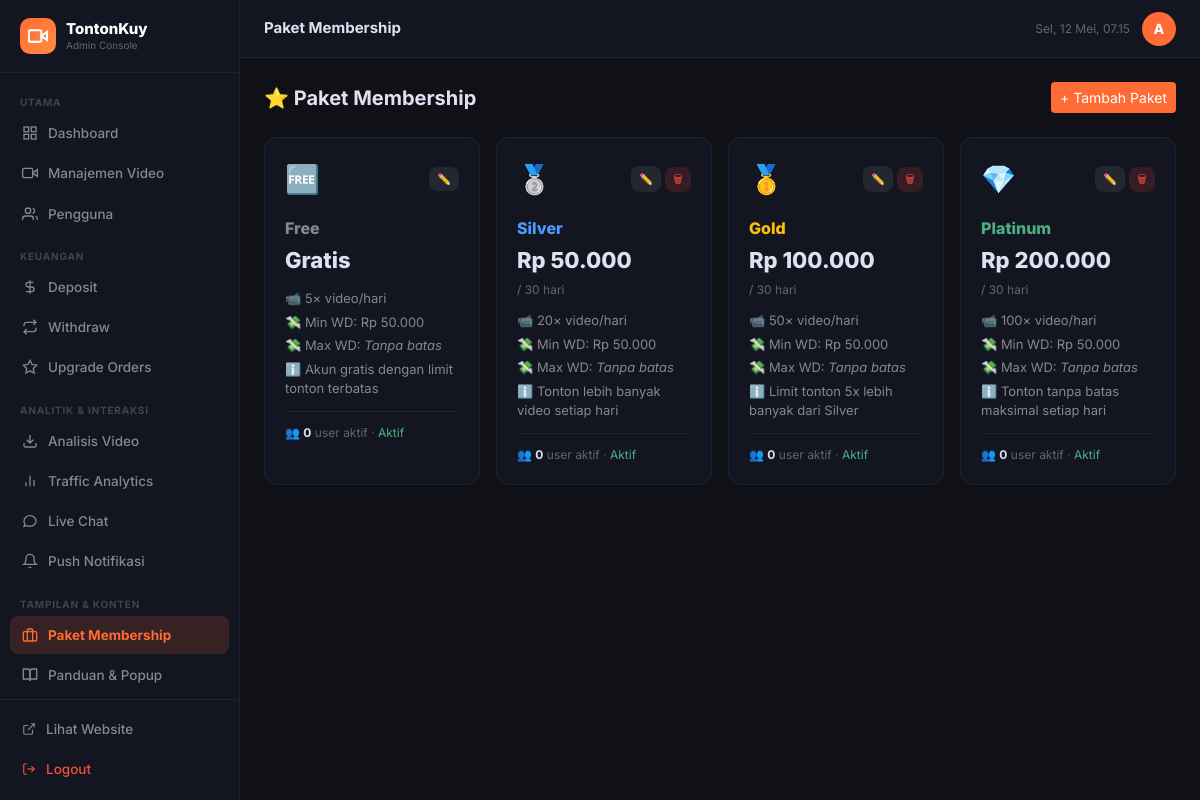
The app's page /console/memberships.php (signed in) with its own data.
### tables this page shows
CREATE TABLE IF NOT EXISTS `memberships` (
  `id`              INT UNSIGNED AUTO_INCREMENT PRIMARY KEY,
  `name`            VARCHAR(100) NOT NULL,
  `price`           DECIMAL(15,2) NOT NULL DEFAULT 0.00,
  `watch_limit`     INT NOT NULL DEFAULT 10 COMMENT 'Jumlah video per hari',
  `duration_days`   INT NOT NULL DEFAULT 30,
  `description`     TEXT DEFAULT NULL,
  `is_active`       TINYINT(1) NOT NULL DEFAULT 1,
  `sort_order`      INT NOT NULL DEFAULT 0,
  `min_wd`          DECIMAL(15,2) NOT NULL DEFAULT 50000.00,
  `max_wd`          DECIMAL(15,2) NOT NULL DEFAULT 0.00,
  `created_at`      DATETIME NOT NULL DEFAULT CURRENT_TIMESTAMP
);

### bootstrap.php (called while the page is built, shortened)
<?php
function format_rp(float $amount): string {
    return 'Rp ' . number_format($amount, 0, ',', '.');
}

### console/memberships.php (the view, shortened to what this page needs)
<?php
require_once __DIR__ . '/auth.php';
$plans = $pdo->query("SELECT * FROM memberships ORDER BY sort_order ASC, price ASC")->fetchAll();
$pageTitle  = 'Paket Membership';
$activePage = 'memberships';
require __DIR__ . '/partials/header.php';
?>
<div class="d-flex align-items-center justify-content-between mb-4">
  <div><h5 class="mb-0 fw-bold">⭐ Paket Membership</h5></div>
  <button class="btn btn-sm text-white" style="background:var(--brand)" data-bs-toggle="modal" data-bs-target="#addPlanModal">+ Tambah Paket</button>
</div>
<div class="row g-3">
  <?php foreach ($plans as $p):
    $colors = ['#888','#4E9BFF','#FFC107','#4CAF82'];
    $icons  = ['🆓','🥈','🥇','💎'];
    $color  = $colors[min($p['sort_order'], 3)];
    $icon   = $icons[min($p['sort_order'], 3)];
    $activeUsers = $pdo->prepare("SELECT COUNT(*) FROM users WHERE membership_id=? AND membership_expires_at>NOW()");
    $activeUsers->execute([$p['id']]); $activeUsers = $activeUsers->fetchColumn();
  ?>
  <div class="col-md-6 col-xl-3">
    <div class="c-card h-100">
      <div class="c-card-body">
        <div class="d-flex align-items-center justify-content-between mb-3">
          <div style="font-size:28px"><?= $icon ?></div>
          <div class="d-flex gap-1">
            <button class="btn btn-sm b-neutral" style="border:none;border-radius:8px;font-size:11px" onclick='editPlan(<?= json_encode($p) ?>)'>✏️</button>
            <?php if ((float)$p['price'] > 0): ?>
            <form method="POST" class="d-inline" onsubmit="return confirm('Hapus paket ini?')">
              <button class="btn btn-sm b-danger" style="border:none;border-radius:8px;font-size:11px">🗑</button>
            </form>
            <?php endif; ?>
          </div>
        </div>
        <div style="font-size:16px;font-weight:800;color:<?= $color ?>"><?= htmlspecialchars($p['name']) ?></div>
        <div style="font-size:22px;font-weight:800;margin:4px 0"><?= (float)$p['price']===0.0?'Gratis':format_rp((float)$p['price']) ?></div>
        <div style="font-size:12px;color:#666;margin-bottom:12px"><?= (float)$p['price']>0?'/ '.$p['duration_days'].' hari':'' ?></div>
        <div style="font-size:13px;color:#888;display:flex;flex-direction:column;gap:4px">
          <div>📹 <?= $p['watch_limit'] ?>× video/hari</div>
          <div>💸 Min WD: <?= format_rp((float)$p['min_wd']) ?></div>
          <div>💸 Max WD: <?= (float)$p['max_wd']>0 ? format_rp((float)$p['max_wd']) : '<i>Tanpa batas</i>' ?></div>
          <?php if ($p['description']): ?><div>ℹ️ <?= htmlspecialchars($p['description']) ?></div><?php endif; ?>
        </div>
        <div style="margin-top:12px;padding-top:12px;border-top:1px solid #1f2235;font-size:12px;color:#666">
          👥 <strong style="color:#e0e0f0"><?= $activeUsers ?></strong> user aktif
          · <?= $p['is_active']?'<span style="color:#4CAF82">Aktif</span>':'<span style="color:#F44E3B">Nonaktif</span>' ?>
        </div>
      </div>
    </div>
  </div>
  <?php endforeach; ?>
</div>
<?php require __DIR__ . '/partials/footer.php'; ?>

### console/partials/header.php (shortened to what this page needs)
<?php
$pageTitle  = $pageTitle  ?? 'Console';
$activePage = $activePage ?? '';
$admin      = $_SESSION['admin'] ?? ['username'=>'Admin'];
?>
<!DOCTYPE html>
<html lang="id" data-bs-theme="dark">
<head>
<link rel="stylesheet" href="https://cdn.jsdelivr.net/npm/bootstrap@5.3.0/dist/css/bootstrap.min.css">
<link href="https://cdn.datatables.net/1.13.6/css/dataTables.bootstrap5.min.css" rel="stylesheet">
</head>
<body>
<aside class="c-sidebar" id="sidebar">
  <div class="c-sidebar__logo">
    <div class="c-sidebar__icon">
      <svg width="20" height="20" fill="none" viewBox="0 0 24 24" stroke="#fff" stroke-width="2.5"><polygon points="23 7 16 12 23 17 23 7"/><rect x="1" y="5" width="15" height="14" rx="2"/></svg>
    </div>
    <div>
      <div class="c-sidebar__brand">TontonKuy</div>
      <div class="c-sidebar__sub">Admin Console</div>
    </div>
  </div>
  <nav class="c-sidebar__nav">
    <div class="c-sidebar__label">Utama</div>
    <a href="/console/" class="c-nav-link <?= $activePage==='dashboard'?'active':'' ?>">
      <svg width="16" height="16" fill="none" viewBox="0 0 24 24" stroke="currentColor" stroke-width="2"><rect x="3" y="3" width="7" height="7"/><rect x="14" y="3" width="7" height="7"/><rect x="3" y="14" width="7" height="7"/><rect x="14" y="14" width="7" height="7"/></svg>
      Dashboard
    </a>
    <a href="/console/videos.php" class="c-nav-link <?= $activePage==='videos'?'active':'' ?>">
      <svg width="16" height="16" fill="none" viewBox="0 0 24 24" stroke="currentColor" stroke-width="2"><polygon points="23 7 16 12 23 17 23 7"/><rect x="1" y="5" width="15" height="14" rx="2"/></svg>
      Manajemen Video
    </a>
    <a href="/console/users.php" class="c-nav-link <?= $activePage==='users'?'active':'' ?>">
      <svg width="16" height="16" fill="none" viewBox="0 0 24 24" stroke="currentColor" stroke-width="2"><path d="M17 21v-2a4 4 0 00-4-4H5a4 4 0 00-4 4v2"/><circle cx="9" cy="7" r="4"/><path d="M23 21v-2a4 4 0 00-3-3.87M16 3.13a4 4 0 010 7.75"/></svg>
      Pengguna
    </a>
    <div class="c-sidebar__label" style="margin-top:6px">Keuangan</div>
    <a href="/console/deposits.php" class="c-nav-link <?= $activePage==='deposits'?'active':'' ?>">
      <svg width="16" height="16" fill="none" viewBox="0 0 24 24" stroke="currentColor" stroke-width="2"><path d="M12 2v20M17 5H9.5a3.5 3.5 0 000 7h5a3.5 3.5 0 010 7H6"/></svg>
      Deposit
    </a>
    <a href="/console/withdrawals.php" class="c-nav-link <?= $activePage==='withdrawals'?'active':'' ?>">
      <svg width="16" height="16" fill="none" viewBox="0 0 24 24" stroke="currentColor" stroke-width="2"><polyline points="17 1 21 5 17 9"/><path d="M3 11V9a4 4 0 014-4h14M7 23l-4-4 4-4"/><path d="M21 13v2a4 4 0 01-4 4H3"/></svg>
      Withdraw
    </a>
    <a href="/console/upgrades.php" class="c-nav-link <?= $activePage==='upgrades'?'active':'' ?>">
      <svg width="16" height="16" fill="none" viewBox="0 0 24 24" stroke="currentColor" stroke-width="2"><polygon points="12 2 15.09 8.26 22 9.27 17 14.14 18.18 21.02 12 17.77 5.82 21.02 7 14.14 2 9.27 8.91 8.26 12 2"/></svg>
      Upgrade Orders
    </a>
    <div class="c-sidebar__label" style="margin-top:6px">Analitik & Interaksi</div>
    <a href="/console/video_analytics.php" class="c-nav-link <?= $activePage==='video_analytics'?'active':'' ?>">
      <svg width="16" height="16" fill="none" viewBox="0 0 24 24" stroke="currentColor" stroke-width="2"><path d="M21 15v4a2 2 0 01-2 2H5a2 2 0 01-2-2v-4M7 10l5 5 5-5M12 15V3"/></svg>
      Analisis Video
    </a>
    <a href="/console/analytics.php" class="c-nav-link <?= $activePage==='analytics'?'active':'' ?>">
      <svg width="16" height="16" fill="none" viewBox="0 0 24 24" stroke="currentColor" stroke-width="2"><line x1="18" y1="20" x2="18" y2="10"/><line x1="12" y1="20" x2="12" y2="4"/><line x1="6" y1="20" x2="6" y2="14"/></svg>
      Traffic Analytics
    </a>
    <a href="/console/livechat.php" class="c-nav-link <?= $activePage==='livechat'?'active':'' ?>">
      <svg width="16" height="16" fill="none" viewBox="0 0 24 24" stroke="currentColor" stroke-width="2"><path d="M8 12h.01M12 12h.01M16 12h.01M21 12c0 4.418-4.03 8-9 8a9.863 9.863 0 01-4.255-.949L3 20l1.395-3.72C3.512 15.042 3 13.574 3 12c0-4.418 4.03-8 9-8s9 3.582 9 8z"/></svg>
      Live Chat
    </a>
    <a href="/console/notifications" class="c-nav-link <?= $activePage==='notifications'?'active':'' ?>">
      <svg width="16" height="16" fill="none" viewBox="0 0 24 24" stroke="currentColor" stroke-width="2"><path d="M18 8A6 6 0 006 8c0 7-3 9-3 9h18s-3-2-3-9"/><path d="M13.73 21a2 2 0 01-3.46 0"/></svg>
      Push Notifikasi
    </a>
    <div class="c-sidebar__label" style="margin-top:6px">Tampilan & Konten</div>
    <a href="/console/memberships.php" class="c-nav-link <?= $activePage==='memberships'?'active':'' ?>">
      <svg width="16" height="16" fill="none" viewBox="0 0 24 24" stroke="currentColor" stroke-width="2"><rect x="2" y="7" width="20" height="14" rx="2"/><path d="M16 21V5a2 2 0 00-2-2h-4a2 2 0 00-2 2v16"/></svg>
      Paket Membership
    </a>
    <a href="/console/panduan" class="c-nav-link <?= $activePage==='panduan'?'active':'' ?>">
      <svg width="16" height="16" fill="none" viewBox="0 0 24 24" stroke="currentColor" stroke-width="2"><path d="M2 3h6a4 4 0 014 4v14a3 3 0 00-3-3H2z"/><path d="M22 3h-6a4 4 0 00-4 4v14a3 3 0 013-3h7z"/></svg>
      Panduan &amp; Popup
    </a>
    <a href="/console/contacts" class="c-nav-link <?= $activePage==='contacts'?'active':'' ?>">
    </a>
  </nav>
  <div class="c-sidebar__footer">
    <a href="/" target="_blank" class="c-nav-link">
      <svg width="14" height="14" fill="none" viewBox="0 0 24 24" stroke="currentColor" stroke-width="2"><path d="M18 13v6a2 2 0 01-2 2H5a2 2 0 01-2-2V8a2 2 0 012-2h6"/><polyline points="15 3 21 3 21 9"/><line x1="10" y1="14" x2="21" y2="3"/></svg>
      Lihat Website
    </a>
    <a href="/console/logout.php" class="c-nav-link" style="color:#F44E3B">
      <svg width="14" height="14" fill="none" viewBox="0 0 24 24" stroke="currentColor" stroke-width="2"><path d="M9 21H5a2 2 0 01-2-2V5a2 2 0 012-2h4"/><polyline points="16 17 21 12 16 7"/><line x1="21" y1="12" x2="9" y2="12"/></svg>
      Logout
    </a>
  </div>
</aside>
<div class="c-main">
  <header class="c-topbar">
    <div class="c-topbar__title"><?= htmlspecialchars($pageTitle) ?></div>
    <div class="c-topbar__clock" id="c-clock"></div>
    <div class="c-topbar__avatar"><?= strtoupper(substr($admin['username'],0,1)) ?></div>
  </header>
  <div class="c-content">

### console/partials/footer.php (shortened to what this page needs)
  </div>
</div>
</body>
</html>

### console/partials/header.php (style rules this page uses)
:root { --brand: #FF6B35; --sidebar-w: 240px; --sidebar-bg: #131520; --topbar-h: 58px; }
*, *::before, *::after { font-family: 'Inter', sans-serif; box-sizing: border-box; }
body { background: #0f1117; color: #e0e0f0; min-height: 100vh; }
.c-sidebar { position: fixed; top: 0; left: 0; width: var(--sidebar-w); height: 100vh; background: var(--sidebar-bg); border-right: 1px solid #1f2235; display: flex; flex-direction: column; z-index: 1050; transition: transform .25s; }
.c-sidebar__logo { display: flex; align-items: center; gap: 10px; padding: 18px 20px; border-bottom: 1px solid #1f2235; }
.c-sidebar__icon { width: 36px; height: 36px; background: linear-gradient(135deg, #FF6B35, #FF8C42); border-radius: 10px; display: flex; align-items: center; justify-content: center; }
.c-sidebar__brand { font-size: 15px; font-weight: 800; color: #fff; line-height: 1.2; }
.c-sidebar__sub { font-size: 10px; color: #666; }
.c-sidebar__nav { flex: 1; overflow-y: auto; padding: 12px 10px; }
.c-sidebar__label { font-size: 10px; font-weight: 700; text-transform: uppercase; letter-spacing: .8px; color: #444; padding: 10px 10px 4px; }
.c-nav-link { display: flex; align-items: center; gap: 10px; padding: 9px 12px; border-radius: 8px; color: #888; font-size: 13.5px; font-weight: 500; text-decoration: none; margin-bottom: 2px; transition: all .18s; position: relative; }
.c-nav-link.active { background: rgba(255,107,53,.15); color: var(--brand); font-weight: 700; }
.c-sidebar__footer { padding: 10px; border-top: 1px solid #1f2235; }
.c-topbar { position: fixed; top: 0; left: var(--sidebar-w); right: 0; height: var(--topbar-h); background: #131520; border-bottom: 1px solid #1f2235; display: flex; align-items: center; padding: 0 24px; gap: 12px; z-index: 1040; transition: left .25s; }
.c-topbar__title { font-weight: 700; font-size: 15px; flex: 1; }
.c-topbar__clock { font-size: 12px; color: #666; }
.c-topbar__avatar { width: 34px; height: 34px; background: var(--brand); border-radius: 50%; display: flex; align-items: center; justify-content: center; font-weight: 800; font-size: 14px; color: #fff; }
.c-main { margin-left: var(--sidebar-w); padding-top: var(--topbar-h); min-height: 100vh; transition: margin .25s; }
.c-content { padding: 24px; }
.c-card { background: #131520; border: 1px solid #1f2235; border-radius: 12px; overflow: hidden; }
.c-card-body { padding: 20px; }
.b-danger { background: rgba(244,78,59,.15); color: #F44E3B; }
.b-neutral { background: rgba(255,255,255,.07); color: #888; }

### records on screen
memberships: sort_order "🆓", name "Free", price "Gratis", watch_limit "5", min_wd "Rp 50.000", max_wd "Tanpa batas", description "Akun gratis dengan limit tonton terbatas", activeUsers "0", is_active "Aktif"
memberships: sort_order "🥈", name "Silver", price "Rp 50.000", duration_days "30", watch_limit "20", min_wd "Rp 50.000", max_wd "Tanpa batas", description "Tonton lebih banyak video setiap hari", activeUsers "0", is_active "Aktif"
memberships: sort_order "🥇", name "Gold", price "Rp 100.000", duration_days "30", watch_limit "50", min_wd "Rp 50.000", max_wd "Tanpa batas", description "Limit tonton 5x lebih banyak dari Silver", activeUsers "0", is_active "Aktif"
memberships: sort_order "💎", name "Platinum", price "Rp 200.000", duration_days "30", watch_limit "100", min_wd "Rp 50.000", max_wd "Tanpa batas", description "Tonton tanpa batas maksimal setiap hari", activeUsers "0", is_active "Aktif"

### other values on screen
$pageTitle "Paket Membership"
substr($admin['username'],0,1) "A"
